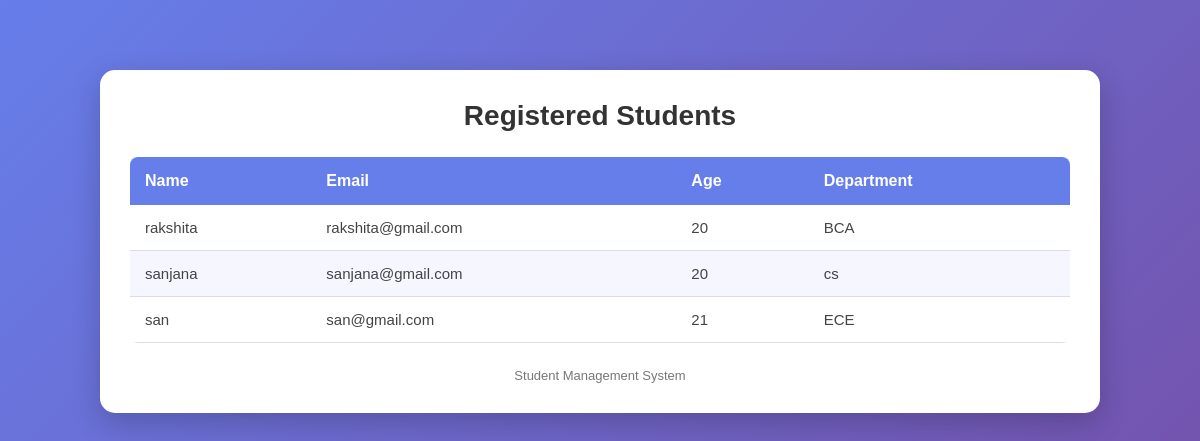
The page /students/ on the database its author committed.
### students/models.py (models this page shows, shortened)
class Student(models.Model):
    name=models.CharField(max_length=100)
    email=models.EmailField()
    age=models.IntegerField()
    department=models.CharField(max_length=100)

### students/views.py (the view)
# urls.py: path('students/', views.student_list, name='student_list'),
def student_list(request):
    students = Student.objects.all()
    return render(
        request,
        'students/student_list.html',
        {'students': students}
    )

### students/templates/students/student_list.html (shortened to what this page needs)
<!DOCTYPE html>
<html lang="en">
<head>
</head>
<body>
    <div class="container">
        <h2>Registered Students</h2>
        <div class="table-container">
            <table>
                <thead>
                    <tr>
                        <th>Name</th>
                        <th>Email</th>
                        <th>Age</th>
                        <th>Department</th>
                    </tr>
                </thead>
                <tbody>
                    {% for student in students %}
                    <tr>
                        <td>{{ student.name }}</td>
                        <td>{{ student.email }}</td>
                        <td>{{ student.age }}</td>
                        <td>{{ student.department }}</td>
                    </tr>
                    {% empty %}
                    <tr>
                        <td colspan="4" class="empty">
                            No students found
                        </td>
                    </tr>
                    {% endfor %}
                </tbody>
            </table>
        </div>
        <div class="footer">
            Student Management System
        </div>
    </div>
</body>
</html>

### students/templates/students/student_list.html (style rules this page uses)
* { margin: 0; padding: 0; box-sizing: border-box; font-family: Arial, sans-serif; }
body { min-height: 100vh; background: linear-gradient(135deg, #667eea, #764ba2); padding: 40px 20px; }
.container { max-width: 1000px; margin: 30px auto; background: white; padding: 30px; border-radius: 15px; box-shadow: 0 10px 30px rgba(0, 0, 0, 0.2); }
h2 { text-align: center; color: #333; margin-bottom: 25px; font-size: 28px; }
.table-container { overflow-x: auto; }
table { width: 100%; border-collapse: collapse; border-radius: 8px; overflow: hidden; }
th { background: #667eea; color: white; padding: 15px; text-align: left; font-size: 16px; }
td { padding: 14px 15px; border-bottom: 1px solid #ddd; color: #444; font-size: 15px; }
tr:nth-child(even) { background-color: #f5f6ff; }
.footer { text-align: center; margin-top: 25px; color: #777; font-size: 13px; }

### rows shown on the page
Student: name "rakshita", email "rakshita@gmail.com", age "20", department "BCA"
Student: name "sanjana", email "sanjana@gmail.com", age "20", department "cs"
Student: name "san", email "san@gmail.com", age "21", department "ECE"
